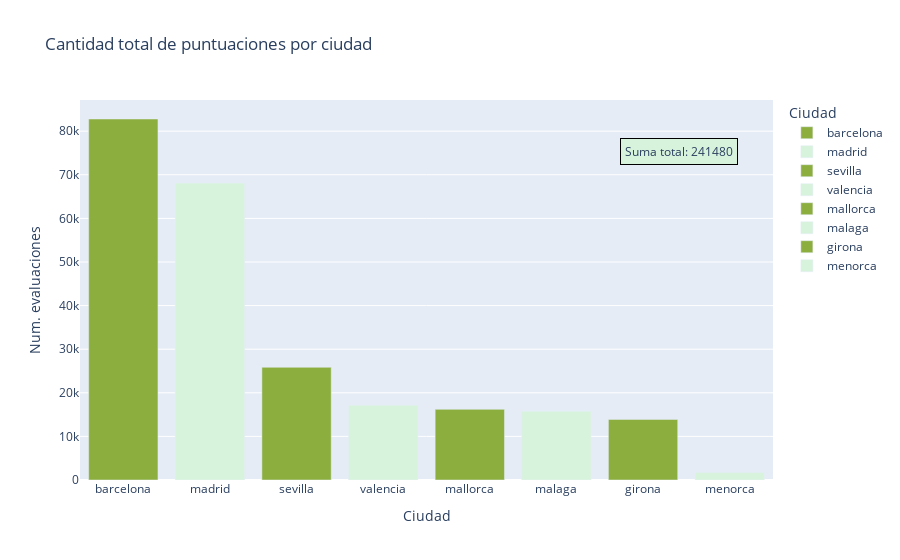

The notebook cell this image was saved under:
### Code cell
import plotly.express as px
import pandas as pd

# Calculamos la suma de 'number_of_reviews' por ciudad
reviews_por_ciudad = df_cl.groupby('city')['number_of_reviews'].sum().reset_index()
reviews_por_ciudad = reviews_por_ciudad.sort_values(by='number_of_reviews', ascending=False)

# Calculamos la suma total de reviews
suma_total_reviews = df_cl['number_of_reviews'].sum()

# Definimos la lista de colores a alternar
colors = ['#8BAE3F','#D8F3DC']

# Creamos el gráfico de barras con colores personalizados
fig = px.bar(reviews_por_ciudad, x='city', y='number_of_reviews',
             color=reviews_por_ciudad['city'], # Usamos la ciudad para el mapeo de color inicial
             color_discrete_sequence=[colors[i % len(colors)] for i in range(len(reviews_por_ciudad))],
             title='Cantidad total de puntuaciones por ciudad',
             labels={'city': 'Ciudad', 'number_of_reviews': 'Num. evaluaciones'})

# Añadimos una anotación con la suma total
fig.add_annotation(
    text=f'Suma total: {suma_total_reviews}',
    xref="paper", yref="paper",
    x=0.95, y=0.90,
    showarrow=False,
    font=dict(size=12),
    align="right",
    bgcolor="#D8F3DC",
    bordercolor="black",
    borderwidth=1,
    borderpad=4,
)
fig.show()

### Figure 1 — Plotly figure (JSON) as saved in the notebook; plotly's stock layout.template omitted (floating-point values rounded to 4 significant figures)
{"data": [{"hovertemplate": "Ciudad=%{x}<br>Num. evaluaciones=%{y}<extra></extra>", "legendgroup": "barcelona", "marker": {"color": "#8BAE3F", "pattern": {"shape": ""}}, "name": "barcelona", "orientation": "v", "showlegend": true, "textposition": "auto", "type": "bar", "x": ["barcelona"], "xaxis": "x", "y": [82792], "yaxis": "y"}, {"hovertemplate": "Ciudad=%{x}<br>Num. evaluaciones=%{y}<extra></extra>", "legendgroup": "madrid", "marker": {"color": "#D8F3DC", "pattern": {"shape": ""}}, "name": "madrid", "orientation": "v", "showlegend": true, "textposition": "auto", "type": "bar", "x": ["madrid"], "xaxis": "x", "y": [68099], "yaxis": "y"}, {"hovertemplate": "Ciudad=%{x}<br>Num. evaluaciones=%{y}<extra></extra>", "legendgroup": "sevilla", "marker": {"color": "#8BAE3F", "pattern": {"shape": ""}}, "name": "sevilla", "orientation": "v", "showlegend": true, "textposition": "auto", "type": "bar", "x": ["sevilla"], "xaxis": "x", "y": [25850], "yaxis": "y"}, {"hovertemplate": "Ciudad=%{x}<br>Num. evaluaciones=%{y}<extra></extra>", "legendgroup": "valencia", "marker": {"color": "#D8F3DC", "pattern": {"shape": ""}}, "name": "valencia", "orientation": "v", "showlegend": true, "textposition": "auto", "type": "bar", "x": ["valencia"], "xaxis": "x", "y": [17134], "yaxis": "y"}, {"hovertemplate": "Ciudad=%{x}<br>Num. evaluaciones=%{y}<extra></extra>", "legendgroup": "mallorca", "marker": {"color": "#8BAE3F", "pattern": {"shape": ""}}, "name": "mallorca", "orientation": "v", "showlegend": true, "textposition": "auto", "type": "bar", "x": ["mallorca"], "xaxis": "x", "y": [16203], "yaxis": "y"}, {"hovertemplate": "Ciudad=%{x}<br>Num. evaluaciones=%{y}<extra></extra>", "legendgroup": "malaga", "marker": {"color": "#D8F3DC", "pattern": {"shape": ""}}, "name": "malaga", "orientation": "v", "showlegend": true, "textposition": "auto", "type": "bar", "x": ["malaga"], "xaxis": "x", "y": [15792], "yaxis": "y"}, {"hovertemplate": "Ciudad=%{x}<br>Num. evaluaciones=%{y}<extra></extra>", "legendgroup": "girona", "marker": {"color": "#8BAE3F", "pattern": {"shape": ""}}, "name": "girona", "orientation": "v", "showlegend": true, "textposition": "auto", "type": "bar", "x": ["girona"], "xaxis": "x", "y": [13901], "yaxis": "y"}, {"hovertemplate": "Ciudad=%{x}<br>Num. evaluaciones=%{y}<extra></extra>", "legendgroup": "menorca", "marker": {"color": "#D8F3DC", "pattern": {"shape": ""}}, "name": "menorca", "orientation": "v", "showlegend": true, "textposition": "auto", "type": "bar", "x": ["menorca"], "xaxis": "x", "y": [1709], "yaxis": "y"}], "layout": {"annotations": [{"align": "right", "bgcolor": "#D8F3DC", "bordercolor": "black", "borderpad": 4, "borderwidth": 1, "font": {"size": 12}, "showarrow": false, "text": "Suma total: 241480", "x": 0.95, "xref": "paper", "y": 0.9, "yref": "paper"}], "barmode": "relative", "legend": {"title": {"text": "Ciudad"}, "tracegroupgap": 0}, "title": {"text": "Cantidad total de puntuaciones por ciudad"}, "xaxis": {"anchor": "y", "categoryarray": ["barcelona", "madrid", "sevilla", "valencia", "mallorca", "malaga", "girona", "menorca"], "categoryorder": "array", "domain": [0, 1], "title": {"text": "Ciudad"}}, "yaxis": {"anchor": "x", "domain": [0, 1], "title": {"text": "Num. evaluaciones"}}}}
